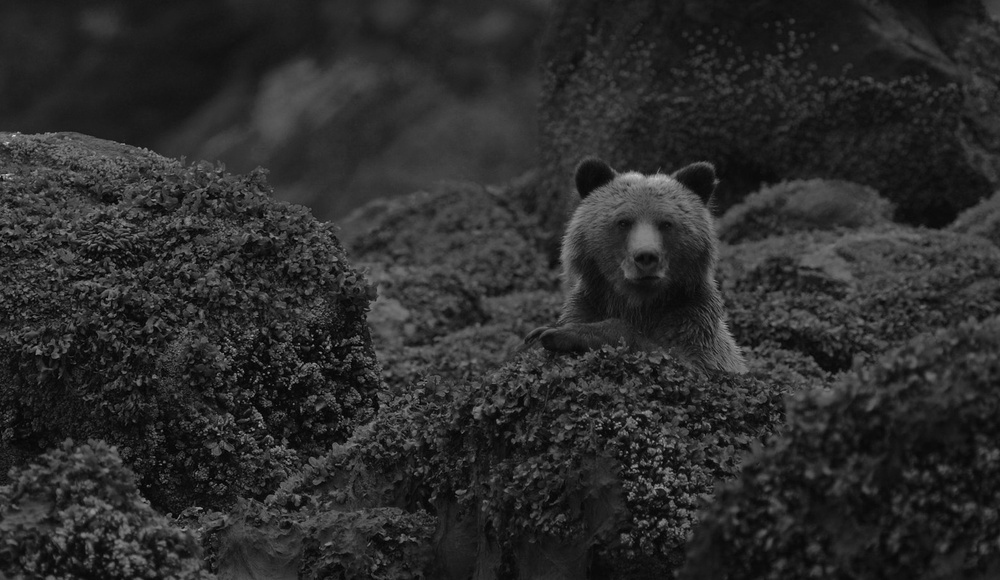
#> input picture E - 通识+专业课程资料/第6学期-机器视觉/Codes/work1/1.jpg, 1000 x 580 px, shrunk from 1560 x 905 before the run
$ python demo1-1.py
#> lines starting #> are read from the running program, lines starting #| are printed output that depends on the picture
#> further down, img is the input picture: shape (580, 1000); min 0, max 224, mean 43.8
import cv2
import math
import numpy as np

def gamma(c,gamma,image):
#> called with c = 1, gamma = 0.5
    h,w = image.shape[0],image.shape[1]
#> h = 580; w = 1000
    t_img = np.zeros((h,w),dtype=np.float32) # 创建空图像
    for i in range(h):
        for j in range(w):
            t_img[i,j] = c*math.pow(image[i,j], gamma)
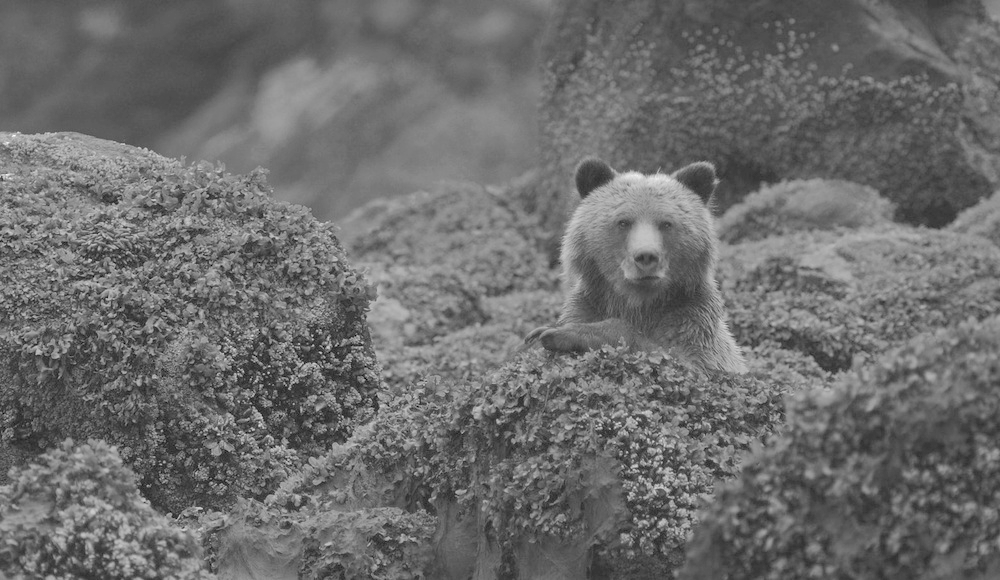
#> t_img: shape (580, 1000) float32; min 0, max 14.97, mean 6.4; drawn with min black and max white
    cv2.normalize(t_img,t_img,0,255,cv2.NORM_MINMAX) # 像素值归一化0~255
    return t_img

img = cv2.imread(r'./1.jpg', 0)
t_img = gamma(1, 0.5, img)
cv2.imwrite(r'./gamma1.jpg', t_img)
cv2.waitKey(0)

$ run again, with E - 通识+专业课程资料/第6学期-机器视觉/Codes/work1/2.jpg copied over E - 通识+专业课程资料/第6学期-机器视觉/Codes/work1/1.jpg
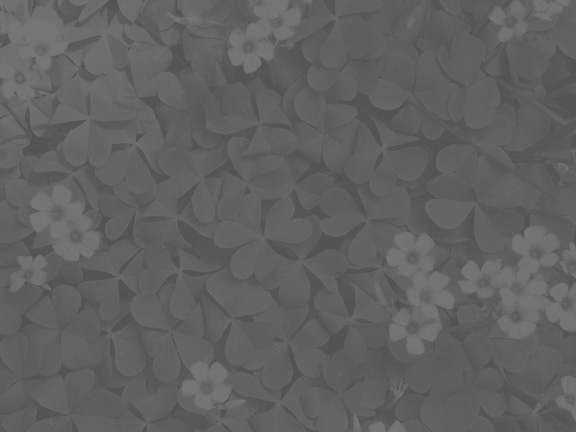
#> input picture E - 通识+专业课程资料/第6学期-机器视觉/Codes/work1/2.jpg, 576 x 432 px
#> img is the input picture: shape (432, 576); min 78, max 121, mean 97.2
#> after the loop in gamma, `for i in range(h):`:
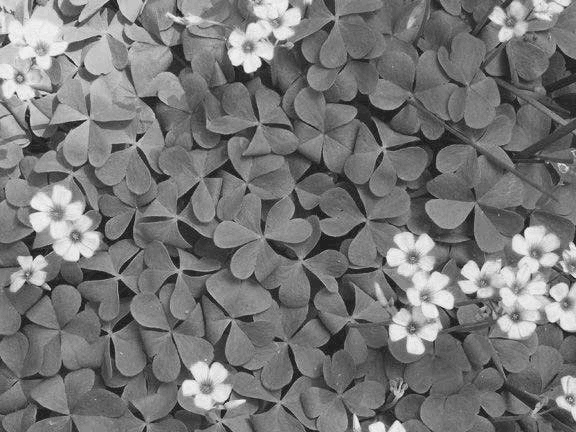
#> t_img: shape (432, 576) float32; min 8.83, max 11, mean 9.85; drawn with min black and max white
